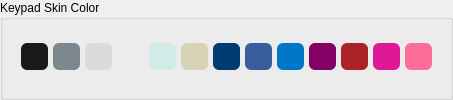
         <widget class="QGroupBox" name="groupBox_8">
          <property name="title">
           <string>Keypad Skin Color</string>
          </property>
          <layout class="QHBoxLayout" name="horizontalLayout_28">
           <property name="spacing">
            <number>5</number>
           </property>
           <property name="leftMargin">
            <number>8</number>
           </property>
           <property name="topMargin">
            <number>5</number>
           </property>
           <property name="rightMargin">
            <number>8</number>
           </property>
           <property name="bottomMargin">
            <number>8</number>
           </property>
           <item>
            <spacer name="horizontalSpacer_22">
             <property name="orientation">
              <enum>Qt::Horizontal</enum>
             </property>
             <property name="sizeHint" stdset="0">
              <size>
               <width>10</width>
               <height>20</height>
              </size>
             </property>
            </spacer>
           </item>
           <item>
            <widget class="QPushButton" name="buttonBlack">
             <property name="sizePolicy">
              <sizepolicy hsizetype="Fixed" vsizetype="Fixed">
               <horstretch>0</horstretch>
               <verstretch>0</verstretch>
              </sizepolicy>
             </property>
             <property name="minimumSize">
              <size>
               <width>27</width>
               <height>27</height>
              </size>
             </property>
             <property name="maximumSize">
              <size>
               <width>27</width>
               <height>27</height>
              </size>
             </property>
             <property name="focusPolicy">
              <enum>Qt::NoFocus</enum>
             </property>
             <property name="styleSheet">
              <string notr="true">QPushButton {  background-color: rgb(25, 25, 25); border-radius:6px; }
QPushButton:pressed { 
	border: 3px solid gray;
	border-radius: 8px; 
}</string>
             </property>
             <property name="text">
              <string/>
             </property>
            </widget>
           </item>
           <item>
            <widget class="QPushButton" name="buttonSilver">
             <property name="sizePolicy">
              <sizepolicy hsizetype="Fixed" vsizetype="Fixed">
               <horstretch>0</horstretch>
               <verstretch>0</verstretch>
              </sizepolicy>
             </property>
             <property name="minimumSize">
              <size>
               <width>27</width>
               <height>27</height>
              </size>
             </property>
             <property name="maximumSize">
              <size>
               <width>27</width>
               <height>27</height>
              </size>
             </property>
             <property name="focusPolicy">
              <enum>Qt::NoFocus</enum>
             </property>
             <property name="styleSheet">
              <string notr="true">QPushButton {  background-color: rgb(124, 135, 142); border-radius:6px; }
QPushButton:pressed { 
	border: 3px solid gray;
	border-radius: 8px; 
}</string>
             </property>
             <property name="text">
              <string/>
             </property>
            </widget>
           </item>
           <item>
            <widget class="QPushButton" name="buttonSpaceGrey">
             <property name="sizePolicy">
              <sizepolicy hsizetype="Fixed" vsizetype="Fixed">
               <horstretch>0</horstretch>
               <verstretch>0</verstretch>
              </sizepolicy>
             </property>
             <property name="minimumSize">
              <size>
               <width>27</width>
               <height>27</height>
              </size>
             </property>
             <property name="maximumSize">
              <size>
               <width>27</width>
               <height>27</height>
              </size>
             </property>
             <property name="palette">
              <palette>
               <active>
                <colorrole role="Button">
                 <brush brushstyle="SolidPattern">
                  <color alpha="255">
                   <red>219</red>
                   <green>219</green>
                   <blue>219</blue>
                  </color>
                 </brush>
                </colorrole>
                <colorrole role="Base">
                 <brush brushstyle="SolidPattern">
                  <color alpha="255">
                   <red>219</red>
                   <green>219</green>
                   <blue>219</blue>
                  </color>
                 </brush>
                </colorrole>
                <colorrole role="Window">
                 <brush brushstyle="SolidPattern">
                  <color alpha="255">
                   <red>219</red>
                   <green>219</green>
                   <blue>219</blue>
                  </color>
                 </brush>
                </colorrole>
               </active>
               <inactive>
                <colorrole role="Button">
                 <brush brushstyle="SolidPattern">
                  <color alpha="255">
                   <red>219</red>
                   <green>219</green>
                   <blue>219</blue>
                  </color>
                 </brush>
                </colorrole>
                <colorrole role="Base">
                 <brush brushstyle="SolidPattern">
                  <color alpha="255">
                   <red>219</red>
                   <green>219</green>
                   <blue>219</blue>
                  </color>
                 </brush>
                </colorrole>
                <colorrole role="Window">
                 <brush brushstyle="SolidPattern">
                  <color alpha="255">
                   <red>219</red>
                   <green>219</green>
                   <blue>219</blue>
                  </color>
                 </brush>
                </colorrole>
               </inactive>
               <disabled>
                <colorrole role="Button">
                 <brush brushstyle="SolidPattern">
                  <color alpha="255">
                   <red>219</red>
                   <green>219</green>
                   <blue>219</blue>
                  </color>
                 </brush>
                </colorrole>
                <colorrole role="Base">
                 <brush brushstyle="SolidPattern">
                  <color alpha="255">
                   <red>219</red>
                   <green>219</green>
                   <blue>219</blue>
                  </color>
                 </brush>
                </colorrole>
                <colorrole role="Window">
                 <brush brushstyle="SolidPattern">
                  <color alpha="255">
                   <red>219</red>
                   <green>219</green>
                   <blue>219</blue>
                  </color>
                 </brush>
                </colorrole>
               </disabled>
              </palette>
             </property>
             <property name="focusPolicy">
              <enum>Qt::NoFocus</enum>
             </property>
             <property name="styleSheet">
              <string notr="true">QPushButton {  background-color: rgb(219, 219, 219); border-radius:6px; }
QPushButton:pressed { 
	border: 3px solid gray;
	border-radius: 8px; 
}</string>
             </property>
             <property name="text">
              <string/>
             </property>
            </widget>
           </item>
           <item>
            <widget class="QPushButton" name="buttonWhite">
             <property name="sizePolicy">
              <sizepolicy hsizetype="Fixed" vsizetype="Fixed">
               <horstretch>0</horstretch>
               <verstretch>0</verstretch>
              </sizepolicy>
             </property>
             <property name="minimumSize">
              <size>
               <width>27</width>
               <height>27</height>
              </size>
             </property>
             <property name="maximumSize">
              <size>
               <width>27</width>
               <height>27</height>
              </size>
             </property>
             <property name="focusPolicy">
              <enum>Qt::NoFocus</enum>
             </property>
             <property name="styleSheet">
              <string notr="true">QPushButton {  background-color: rgb(237, 237, 237); border-radius:6px; }
QPushButton:pressed { 
	border: 3px solid gray;
	border-radius: 8px; 
}</string>
             </property>
             <property name="text">
              <string/>
             </property>
            </widget>
           </item>
           <item>
            <widget class="QPushButton" name="buttonMint">
             <property name="sizePolicy">
              <sizepolicy hsizetype="Fixed" vsizetype="Fixed">
               <horstretch>0</horstretch>
               <verstretch>0</verstretch>
              </sizepolicy>
             </property>
             <property name="minimumSize">
              <size>
               <width>27</width>
               <height>27</height>
              </size>
             </property>
             <property name="maximumSize">
              <size>
               <width>27</width>
               <height>27</height>
              </size>
             </property>
             <property name="palette">
              <palette>
               <active>
                <colorrole role="Button">
                 <brush brushstyle="SolidPattern">
                  <color alpha="255">
                   <red>210</red>
                   <green>235</green>
                   <blue>232</blue>
                  </color>
                 </brush>
                </colorrole>
                <colorrole role="Base">
                 <brush brushstyle="SolidPattern">
                  <color alpha="255">
                   <red>210</red>
                   <green>235</green>
                   <blue>232</blue>
                  </color>
                 </brush>
                </colorrole>
                <colorrole role="Window">
                 <brush brushstyle="SolidPattern">
                  <color alpha="255">
                   <red>210</red>
                   <green>235</green>
                   <blue>232</blue>
                  </color>
                 </brush>
                </colorrole>
               </active>
               <inactive>
                <colorrole role="Button">
                 <brush brushstyle="SolidPattern">
                  <color alpha="255">
                   <red>210</red>
                   <green>235</green>
                   <blue>232</blue>
                  </color>
                 </brush>
                </colorrole>
                <colorrole role="Base">
                 <brush brushstyle="SolidPattern">
                  <color alpha="255">
                   <red>210</red>
                   <green>235</green>
                   <blue>232</blue>
                  </color>
                 </brush>
                </colorrole>
                <colorrole role="Window">
                 <brush brushstyle="SolidPattern">
                  <color alpha="255">
                   <red>210</red>
                   <green>235</green>
                   <blue>232</blue>
                  </color>
                 </brush>
                </colorrole>
               </inactive>
               <disabled>
                <colorrole role="Button">
                 <brush brushstyle="SolidPattern">
                  <color alpha="255">
                   <red>210</red>
                   <green>235</green>
                   <blue>232</blue>
                  </color>
                 </brush>
                </colorrole>
                <colorrole role="Base">
                 <brush brushstyle="SolidPattern">
                  <color alpha="255">
                   <red>210</red>
                   <green>235</green>
                   <blue>232</blue>
                  </color>
                 </brush>
                </colorrole>
                <colorrole role="Window">
                 <brush brushstyle="SolidPattern">
                  <color alpha="255">
                   <red>210</red>
                   <green>235</green>
                   <blue>232</blue>
                  </color>
                 </brush>
                </colorrole>
               </disabled>
              </palette>
             </property>
             <property name="focusPolicy">
              <enum>Qt::NoFocus</enum>
             </property>
             <property name="styleSheet">
              <string notr="true">QPushButton {  background-color: rgb(210, 235, 232); border-radius:6px; }
QPushButton:pressed { 
	border: 3px solid gray;
	border-radius: 8px; 
}</string>
             </property>
             <property name="text">
              <string/>
             </property>
            </widget>
           </item>
           <item>
            <widget class="QPushButton" name="buttonGolden">
             <property name="sizePolicy">
              <sizepolicy hsizetype="Fixed" vsizetype="Fixed">
               <horstretch>0</horstretch>
               <verstretch>0</verstretch>
              </sizepolicy>
             </property>
             <property name="minimumSize">
              <size>
               <width>27</width>
               <height>27</height>
              </size>
             </property>
             <property name="maximumSize">
              <size>
               <width>27</width>
               <height>27</height>
              </size>
             </property>
             <property name="focusPolicy">
              <enum>Qt::NoFocus</enum>
             </property>
             <property name="styleSheet">
              <string notr="true">QPushButton {  background-color: rgb(216, 211, 182); border-radius:6px; }
QPushButton:pressed { 
	border: 3px solid gray;
	border-radius: 8px; 
}</string>
             </property>
             <property name="text">
              <string/>
             </property>
            </widget>
           </item>
           <item>
            <widget class="QPushButton" name="buttonDenim">
             <property name="sizePolicy">
              <sizepolicy hsizetype="Fixed" vsizetype="Fixed">
               <horstretch>0</horstretch>
               <verstretch>0</verstretch>
              </sizepolicy>
             </property>
             <property name="minimumSize">
              <size>
               <width>27</width>
               <height>27</height>
              </size>
             </property>
             <property name="maximumSize">
              <size>
               <width>27</width>
               <height>27</height>
              </size>
             </property>
             <property name="focusPolicy">
              <enum>Qt::NoFocus</enum>
             </property>
             <property name="styleSheet">
              <string notr="true">QPushButton {  background-color: rgb(0, 60, 113); border-radius:6px; }QPushButton:pressed { 
	border: 3px solid gray;
	border-radius: 8px; 
}
</string>
             </property>
             <property name="text">
              <string/>
             </property>
            </widget>
           </item>
           <item>
            <widget class="QPushButton" name="buttonTrueBlue">
             <property name="sizePolicy">
              <sizepolicy hsizetype="Fixed" vsizetype="Fixed">
               <horstretch>0</horstretch>
               <verstretch>0</verstretch>
              </sizepolicy>
             </property>
             <property name="minimumSize">
              <size>
               <width>27</width>
               <height>27</height>
              </size>
             </property>
             <property name="maximumSize">
              <size>
               <width>27</width>
               <height>27</height>
              </size>
             </property>
             <property name="focusPolicy">
              <enum>Qt::NoFocus</enum>
             </property>
             <property name="styleSheet">
              <string notr="true">QPushButton { background-color: rgb(56, 94, 157); border-radius:6px; }
QPushButton:pressed { 
	border: 3px solid gray;
	border-radius: 8px; 
}</string>
             </property>
             <property name="text">
              <string/>
             </property>
            </widget>
           </item>
           <item>
            <widget class="QPushButton" name="buttonLightning">
             <property name="sizePolicy">
              <sizepolicy hsizetype="Fixed" vsizetype="Fixed">
               <horstretch>0</horstretch>
               <verstretch>0</verstretch>
              </sizepolicy>
             </property>
             <property name="minimumSize">
              <size>
               <width>27</width>
               <height>27</height>
              </size>
             </property>
             <property name="maximumSize">
              <size>
               <width>27</width>
               <height>27</height>
              </size>
             </property>
             <property name="focusPolicy">
              <enum>Qt::NoFocus</enum>
             </property>
             <property name="styleSheet">
              <string notr="true">QPushButton {  background-color: rgb(0, 119, 200); border-radius:6px; }
QPushButton:pressed { 
	border: 3px solid gray;
	border-radius: 8px; 
}</string>
             </property>
             <property name="text">
              <string/>
             </property>
            </widget>
           </item>
           <item>
            <widget class="QPushButton" name="buttonPlum">
             <property name="sizePolicy">
              <sizepolicy hsizetype="Fixed" vsizetype="Fixed">
               <horstretch>0</horstretch>
               <verstretch>0</verstretch>
              </sizepolicy>
             </property>
             <property name="minimumSize">
              <size>
               <width>27</width>
               <height>27</height>
              </size>
             </property>
             <property name="maximumSize">
              <size>
               <width>27</width>
               <height>27</height>
              </size>
             </property>
             <property name="focusPolicy">
              <enum>Qt::NoFocus</enum>
             </property>
             <property name="styleSheet">
              <string notr="true">QPushButton {  background-color: rgb(131, 0, 101); border-radius:6px; }
QPushButton:pressed { 
	border: 3px solid gray;
	border-radius: 8px; 
}</string>
             </property>
             <property name="text">
              <string/>
             </property>
            </widget>
           </item>
           <item>
            <widget class="QPushButton" name="buttonRed">
             <property name="sizePolicy">
              <sizepolicy hsizetype="Fixed" vsizetype="Fixed">
               <horstretch>0</horstretch>
               <verstretch>0</verstretch>
              </sizepolicy>
             </property>
             <property name="minimumSize">
              <size>
               <width>27</width>
               <height>27</height>
              </size>
             </property>
             <property name="maximumSize">
              <size>
               <width>27</width>
               <height>27</height>
              </size>
             </property>
             <property name="focusPolicy">
              <enum>Qt::NoFocus</enum>
             </property>
             <property name="styleSheet">
              <string notr="true">QPushButton {  background-color: rgb(171, 35, 40); border-radius:6px; }
QPushButton:pressed { 
	border: 3px solid gray;
	border-radius: 8px; 
}</string>
             </property>
             <property name="text">
              <string/>
             </property>
            </widget>
           </item>
           <item>
            <widget class="QPushButton" name="buttonPink">
             <property name="sizePolicy">
              <sizepolicy hsizetype="Fixed" vsizetype="Fixed">
               <horstretch>0</horstretch>
               <verstretch>0</verstretch>
              </sizepolicy>
             </property>
             <property name="minimumSize">
              <size>
               <width>27</width>
               <height>27</height>
              </size>
             </property>
             <property name="maximumSize">
              <size>
               <width>27</width>
               <height>27</height>
              </size>
             </property>
             <property name="focusPolicy">
              <enum>Qt::NoFocus</enum>
             </property>
             <property name="styleSheet">
              <string notr="true">QPushButton {  background-color: rgb(223, 25, 149); border-radius:6px; }
QPushButton:pressed { 
	border: 3px solid gray;
	border-radius: 8px; 
}</string>
             </property>
             <property name="text">
              <string/>
             </property>
            </widget>
           </item>
           <item>
            <widget class="QPushButton" name="buttonCoral">
             <property name="sizePolicy">
              <sizepolicy hsizetype="Fixed" vsizetype="Fixed">
               <horstretch>0</horstretch>
               <verstretch>0</verstretch>
              </sizepolicy>
             </property>
             <property name="minimumSize">
              <size>
               <width>27</width>
               <height>27</height>
              </size>
             </property>
             <property name="maximumSize">
              <size>
               <width>27</width>
               <height>27</height>
              </size>
             </property>
             <property name="palette">
              <palette>
               <active>
                <colorrole role="Button">
                 <brush brushstyle="SolidPattern">
                  <color alpha="255">
                   <red>253</red>
                   <green>109</green>
                   <blue>153</blue>
                  </color>
                 </brush>
                </colorrole>
                <colorrole role="Base">
                 <brush brushstyle="SolidPattern">
                  <color alpha="255">
                   <red>253</red>
                   <green>109</green>
                   <blue>153</blue>
                  </color>
                 </brush>
                </colorrole>
                <colorrole role="Window">
                 <brush brushstyle="SolidPattern">
                  <color alpha="255">
                   <red>253</red>
                   <green>109</green>
                   <blue>153</blue>
                  </color>
                 </brush>
                </colorrole>
               </active>
               <inactive>
                <colorrole role="Button">
                 <brush brushstyle="SolidPattern">
                  <color alpha="255">
                   <red>253</red>
                   <green>109</green>
                   <blue>153</blue>
                  </color>
                 </brush>
                </colorrole>
                <colorrole role="Base">
                 <brush brushstyle="SolidPattern">
                  <color alpha="255">
                   <red>253</red>
                   <green>109</green>
                   <blue>153</blue>
                  </color>
                 </brush>
                </colorrole>
                <colorrole role="Window">
                 <brush brushstyle="SolidPattern">
                  <color alpha="255">
                   <red>253</red>
                   <green>109</green>
                   <blue>153</blue>
                  </color>
                 </brush>
                </colorrole>
               </inactive>
               <disabled>
                <colorrole role="Button">
                 <brush brushstyle="SolidPattern">
                  <color alpha="255">
                   <red>253</red>
                   <green>109</green>
                   <blue>153</blue>
                  </color>
                 </brush>
                </colorrole>
                <colorrole role="Base">
                 <brush brushstyle="SolidPattern">
                  <color alpha="255">
                   <red>253</red>
                   <green>109</green>
                   <blue>153</blue>
                  </color>
                 </brush>
                </colorrole>
                <colorrole role="Window">
                 <brush brushstyle="SolidPattern">
                  <color alpha="255">
                   <red>253</red>
                   <green>109</green>
                   <blue>153</blue>
                  </color>
                 </brush>
                </colorrole>
               </disabled>
              </palette>
             </property>
             <property name="focusPolicy">
              <enum>Qt::NoFocus</enum>
             </property>
             <property name="styleSheet">
              <string notr="true">QPushButton {  background-color: rgb(253, 109, 153); border-radius:6px; }
QPushButton:pressed { 
	border: 3px solid gray;
	border-radius: 8px; 
}</string>
             </property>
             <property name="text">
              <string/>
             </property>
            </widget>
           </item>
           <item>
            <spacer name="horizontalSpacer_21">
             <property name="orientation">
              <enum>Qt::Horizontal</enum>
             </property>
             <property name="sizeHint" stdset="0">
              <size>
               <width>10</width>
               <height>20</height>
              </size>
             </property>
            </spacer>
           </item>
          </layout>
         </widget>
